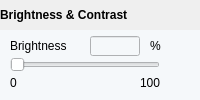
                        <widget class="QWidget" name="widget_35" native="true">
                         <layout class="QGridLayout" name="gridLayout_43">
                          <property name="leftMargin">
                           <number>0</number>
                          </property>
                          <property name="topMargin">
                           <number>0</number>
                          </property>
                          <property name="rightMargin">
                           <number>0</number>
                          </property>
                          <property name="bottomMargin">
                           <number>0</number>
                          </property>
                          <property name="spacing">
                           <number>0</number>
                          </property>
                          <item row="0" column="0">
                           <layout class="QVBoxLayout" name="verticalLayout_26">
                            <item>
                             <widget class="QLabel" name="label_94">
                              <property name="font">
                               <font>
                                <family>Arial</family>
                                <pointsize>9</pointsize>
                                <weight>75</weight>
                                <bold>true</bold>
                               </font>
                              </property>
                              <property name="text">
                               <string>Brightness &amp; Contrast</string>
                              </property>
                             </widget>
                            </item>
                            <item>
                             <widget class="QWidget" name="widget_25" native="true">
                              <property name="minimumSize">
                               <size>
                                <width>0</width>
                                <height>70</height>
                               </size>
                              </property>
                              <property name="font">
                               <font>
                                <family>Arial</family>
                               </font>
                              </property>
                              <property name="styleSheet">
                               <string notr="true">background-color: rgb(245, 248, 250);</string>
                              </property>
                              <widget class="QLabel" name="label_95">
                               <property name="geometry">
                                <rect>
                                 <x>10</x>
                                 <y>8</y>
                                 <width>71</width>
                                 <height>16</height>
                                </rect>
                               </property>
                               <property name="sizePolicy">
                                <sizepolicy hsizetype="Fixed" vsizetype="Fixed">
                                 <horstretch>0</horstretch>
                                 <verstretch>0</verstretch>
                                </sizepolicy>
                               </property>
                               <property name="font">
                                <font>
                                 <family>Arial</family>
                                </font>
                               </property>
                               <property name="text">
                                <string>Brightness</string>
                               </property>
                              </widget>
                              <widget class="QLabel" name="label_96">
                               <property name="geometry">
                                <rect>
                                 <x>10</x>
                                 <y>45</y>
                                 <width>20</width>
                                 <height>16</height>
                                </rect>
                               </property>
                               <property name="sizePolicy">
                                <sizepolicy hsizetype="Fixed" vsizetype="Fixed">
                                 <horstretch>0</horstretch>
                                 <verstretch>0</verstretch>
                                </sizepolicy>
                               </property>
                               <property name="font">
                                <font>
                                 <family>Arial</family>
                                </font>
                               </property>
                               <property name="text">
                                <string>0</string>
                               </property>
                              </widget>
                              <widget class="QLabel" name="label_97">
                               <property name="geometry">
                                <rect>
                                 <x>140</x>
                                 <y>45</y>
                                 <width>31</width>
                                 <height>16</height>
                                </rect>
                               </property>
                               <property name="sizePolicy">
                                <sizepolicy hsizetype="Fixed" vsizetype="Fixed">
                                 <horstretch>0</horstretch>
                                 <verstretch>0</verstretch>
                                </sizepolicy>
                               </property>
                               <property name="font">
                                <font>
                                 <family>Arial</family>
                                </font>
                               </property>
                               <property name="text">
                                <string>100</string>
                               </property>
                              </widget>
                              <widget class="QSlider" name="DAQBrightnessSlider">
                               <property name="geometry">
                                <rect>
                                 <x>10</x>
                                 <y>27</y>
                                 <width>150</width>
                                 <height>16</height>
                                </rect>
                               </property>
                               <property name="sizePolicy">
                                <sizepolicy hsizetype="Fixed" vsizetype="Fixed">
                                 <horstretch>0</horstretch>
                                 <verstretch>0</verstretch>
                                </sizepolicy>
                               </property>
                               <property name="minimumSize">
                                <size>
                                 <width>150</width>
                                 <height>16</height>
                                </size>
                               </property>
                               <property name="maximumSize">
                                <size>
                                 <width>150</width>
                                 <height>16</height>
                                </size>
                               </property>
                               <property name="orientation">
                                <enum>Qt::Horizontal</enum>
                               </property>
                              </widget>
                              <widget class="QLineEdit" name="DAQBrightnessValue">
                               <property name="geometry">
                                <rect>
                                 <x>90</x>
                                 <y>6</y>
                                 <width>50</width>
                                 <height>20</height>
                                </rect>
                               </property>
                               <property name="sizePolicy">
                                <sizepolicy hsizetype="Fixed" vsizetype="Fixed">
                                 <horstretch>0</horstretch>
                                 <verstretch>0</verstretch>
                                </sizepolicy>
                               </property>
                               <property name="minimumSize">
                                <size>
                                 <width>50</width>
                                 <height>20</height>
                                </size>
                               </property>
                               <property name="maximumSize">
                                <size>
                                 <width>50</width>
                                 <height>20</height>
                                </size>
                               </property>
                              </widget>
                              <widget class="QLabel" name="label_98">
                               <property name="geometry">
                                <rect>
                                 <x>200</x>
                                 <y>8</y>
                                 <width>67</width>
                                 <height>16</height>
                                </rect>
                               </property>
                               <property name="sizePolicy">
                                <sizepolicy hsizetype="Fixed" vsizetype="Fixed">
                                 <horstretch>0</horstretch>
                                 <verstretch>0</verstretch>
                                </sizepolicy>
                               </property>
                               <property name="font">
                                <font>
                                 <family>Arial</family>
                                </font>
                               </property>
                               <property name="text">
                                <string>Contrast</string>
                               </property>
                              </widget>
                              <widget class="QLabel" name="label_99">
                               <property name="geometry">
                                <rect>
                                 <x>200</x>
                                 <y>45</y>
                                 <width>20</width>
                                 <height>16</height>
                                </rect>
                               </property>
                               <property name="sizePolicy">
                                <sizepolicy hsizetype="Fixed" vsizetype="Fixed">
                                 <horstretch>0</horstretch>
                                 <verstretch>0</verstretch>
                                </sizepolicy>
                               </property>
                               <property name="font">
                                <font>
                                 <family>Arial</family>
                                </font>
                               </property>
                               <property name="text">
                                <string>0</string>
                               </property>
                              </widget>
                              <widget class="QLabel" name="label_100">
                               <property name="geometry">
                                <rect>
                                 <x>330</x>
                                 <y>45</y>
                                 <width>31</width>
                                 <height>16</height>
                                </rect>
                               </property>
                               <property name="sizePolicy">
                                <sizepolicy hsizetype="Fixed" vsizetype="Fixed">
                                 <horstretch>0</horstretch>
                                 <verstretch>0</verstretch>
                                </sizepolicy>
                               </property>
                               <property name="font">
                                <font>
                                 <family>Arial</family>
                                </font>
                               </property>
                               <property name="text">
                                <string>100</string>
                               </property>
                              </widget>
                              <widget class="QSlider" name="DAQContrastSlider">
                               <property name="geometry">
                                <rect>
                                 <x>200</x>
                                 <y>27</y>
                                 <width>150</width>
                                 <height>16</height>
                                </rect>
                               </property>
                               <property name="sizePolicy">
                                <sizepolicy hsizetype="Fixed" vsizetype="Fixed">
                                 <horstretch>0</horstretch>
                                 <verstretch>0</verstretch>
                                </sizepolicy>
                               </property>
                               <property name="minimumSize">
                                <size>
                                 <width>150</width>
                                 <height>16</height>
                                </size>
                               </property>
                               <property name="maximumSize">
                                <size>
                                 <width>150</width>
                                 <height>16</height>
                                </size>
                               </property>
                               <property name="orientation">
                                <enum>Qt::Horizontal</enum>
                               </property>
                              </widget>
                              <widget class="QLineEdit" name="DAQContrastValue">
                               <property name="geometry">
                                <rect>
                                 <x>280</x>
                                 <y>6</y>
                                 <width>50</width>
                                 <height>20</height>
                                </rect>
                               </property>
                               <property name="sizePolicy">
                                <sizepolicy hsizetype="Fixed" vsizetype="Fixed">
                                 <horstretch>0</horstretch>
                                 <verstretch>0</verstretch>
                                </sizepolicy>
                               </property>
                               <property name="minimumSize">
                                <size>
                                 <width>50</width>
                                 <height>20</height>
                                </size>
                               </property>
                               <property name="maximumSize">
                                <size>
                                 <width>50</width>
                                 <height>20</height>
                                </size>
                               </property>
                              </widget>
                              <widget class="QLabel" name="label_101">
                               <property name="geometry">
                                <rect>
                                 <x>150</x>
                                 <y>8</y>
                                 <width>16</width>
                                 <height>16</height>
                                </rect>
                               </property>
                               <property name="sizePolicy">
                                <sizepolicy hsizetype="Fixed" vsizetype="Fixed">
                                 <horstretch>0</horstretch>
                                 <verstretch>0</verstretch>
                                </sizepolicy>
                               </property>
                               <property name="font">
                                <font>
                                 <family>Arial</family>
                                </font>
                               </property>
                               <property name="text">
                                <string>%</string>
                               </property>
                              </widget>
                              <widget class="QLabel" name="label_102">
                               <property name="geometry">
                                <rect>
                                 <x>340</x>
                                 <y>8</y>
                                 <width>16</width>
                                 <height>16</height>
                                </rect>
                               </property>
                               <property name="sizePolicy">
                                <sizepolicy hsizetype="Fixed" vsizetype="Fixed">
                                 <horstretch>0</horstretch>
                                 <verstretch>0</verstretch>
                                </sizepolicy>
                               </property>
                               <property name="font">
                                <font>
                                 <family>Arial</family>
                                </font>
                               </property>
                               <property name="text">
                                <string>%</string>
                               </property>
                              </widget>
                             </widget>
                            </item>
                           </layout>
                          </item>
                         </layout>
                        </widget>
